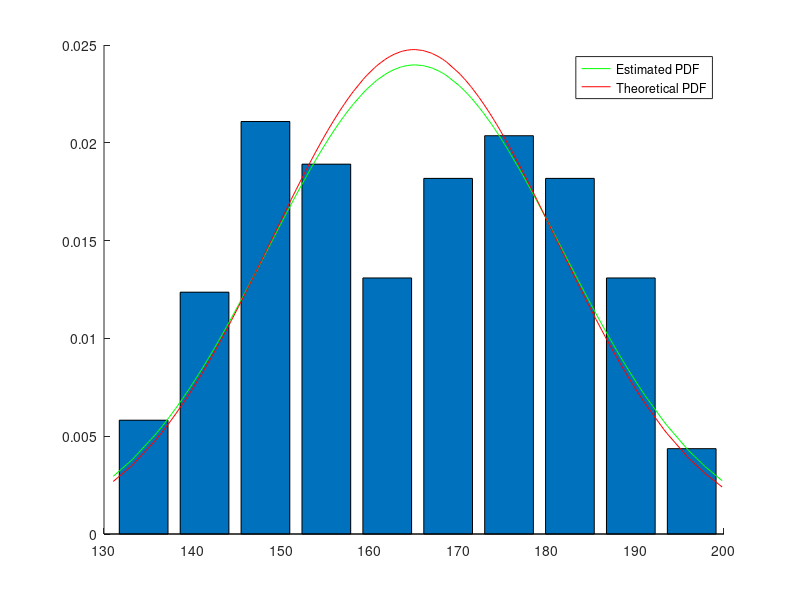

This chart was generated by the following MATLAB code: (Note: this script raises an error after producing the figure.)
clear;
close all;

N = 200; % divisible by 2

mu1 = 152;
sig1 = 9;
mu2 = 178;
sig2 = 10;

girls = mu1 + sig1 .* randn(N/2, 1);
boys = mu2 + sig2 .*randn(N/2, 1);

orig_data = [boys; girls];
labels = [1 * ones(N/2, 1); 2 * ones(N/2, 1)];

[bins, centers] = hist(orig_data);
bins = bins ./ sum(bins);
d = mean( centers(2:end) - centers(1:end-1) );

binsdensity = bins ./ d;
[all, ind] = sort(orig_data);
%1]
figure;
hold on;
bar(centers, binsdensity);
pdf = normpdf(all, mean(all), std(all));
% f = p_1 * x1 + p_2 * x2;
% var = E<x^2> - (E<x>)^2;
% E<x_i^2> = var_i + (E<x_i>)^2
% var = p_1 * var_1 + p_2 * var2 + p_1 * mu1^2 + p_2 * mu2^2 -( p_1 *
% mu1)^2 - (p_2 * mu2^2)
gvar = 0.5* sig1^2 + 0.5 * sig2^2 + 0.5*mu1^2 + 0.5*mu2^2 - (0.5*mu1 + 0.5*mu2)^2;
gstd = sqrt(gvar);

pdf2 = normpdf(all, 0.5 * (mu1 + mu2), gstd);
estpdf = plot(all, pdf, 'g');
thpdf = plot(all, pdf2, 'r');
legend([estpdf, thpdf],'Estimated PDF', 'Theoretical PDF');

%%
%2]
[emean, estd, epg] = EM(all, 2);
figure;
hold on;
bar(centers, binsdensity);
eg1 = normpdf(all, emean(1), estd(1));
eg2 = normpdf(all, emean(2), estd(2));

tg1 = normpdf(all, mu1, sig1);
tg2 = normpdf(all, mu2, sig2);

plot(all, epg(1).*eg1 + epg(2).*eg2, 'g');
plot(all, 0.5 .* tg1 + 0.5 .* tg2, 'r');
%2b]
figure;
hold on;
bar(centers, binsdensity);
plot(all, epg(1).*eg1, 'g');
plot(all, epg(2).*eg2, 'g');
plot(all, 0.5 .* tg1, 'r');
plot(all, 0.5 .* tg2, 'r');

%2ca]
percentage = [0.1, 0.2, 0.5];
for i = 1:3    
    
    stratified = 0;
    
    if ~stratified
        p = randperm(N);
        permuted = orig_data(p, :);
        plabels = labels(p);
        
        train_dataN = floor(percentage(i) * N);
        train_data = permuted(1:train_dataN, :);
        train_labels = plabels(1:train_dataN, :);

        test_data = permuted(train_dataN+1:end, :);
        test_labels = plabels(train_dataN+1:end, :);
    else
        p1 = randperm(N/2);
        permutedboys = boys(p1, :);
        permutedgirls = girls(p1, :);
        
        pboyslabels = ones(N/2, 1);
        pgirlslabels = 2 * ones(N/2, 1);
        
        train_dataN = floor(percentage(i) * N/2);
        train_data = [permutedboys(1:train_dataN, :); permutedgirls(1:train_dataN)];
        train_labels = [pboyslabels(1:train_dataN, :); pgirlslabels( 1:train_dataN, :)];
        test_data = [permutedboys(train_dataN+1:end, :); permutedgirls(train_dataN+1:end)];
        test_labels = [pboyslabels(train_dataN+1:end, :); pgirlslabels(train_dataN+1:end, :)];
    end
   
    nmu1 = mean(train_data(train_labels == 1));
    nmu2 = mean(train_data(train_labels == 2));
    nstd1 = std(train_data(train_labels == 1));
    nstd2 = std(train_data(train_labels == 2));
    
    estpdf1 = normpdf(all, nmu1, nstd1);
    estpdf2 = normpdf(all, nmu2, nstd2);
    
    estclassifier = zeros(size(test_data, 1), 1);
    testpdf1 = normpdf(test_data, nmu1, nstd1);
    testpdf2 = normpdf(test_data, nmu2, nstd2);
    estclassifier(testpdf1 > testpdf2) = 1;
    estclassifier(testpdf1 < testpdf2) = 2;
    %%
    emdata = [train_data; test_data];
    emlabels = [train_labels; test_labels == Inf];
    [nemmean, nemstd, nempg] = EM(emdata, 2, emlabels);
    
    nempdf1 = normpdf(all, nemmean(1), nemstd(1));
    nempdf2 = normpdf(all, nemmean(2), nemstd(2));
    
    emclassifier = zeros(size(test_data, 1), 1);
    testpdf1 = normpdf(test_data, nemmean(1), nemstd(1));
    testpdf2 = normpdf(test_data, nemmean(2), nemstd(2));
    emclassifier(testpdf1 > testpdf2) = 1;
    emclassifier(testpdf1 < testpdf2) = 2;
    %%
    %preplot 1
    figure;
    hold on;
    title(sprintf('Estimated train %.1f percentage data set', percentage(i)));
    bar(centers, binsdensity);
    plot(all, epg(1).*eg1, 'g');
    plot(all, epg(2).*eg2, 'g');
    plot(all, 0.5 .* tg1, 'r');
    plot(all, 0.5 .* tg2, 'r');
    %%
    %Estimated
    plot(all, 0.5 * estpdf1, 'y');
    plot(all, 0.5 * estpdf2, 'y');
    %%
    %EM
    plot(all, 0.5 * nempdf1, 'b');
    plot(all, 0.5 * nempdf2, 'b');
    
    %%
    %preplot2
    figure;
    hold on;
    title(sprintf('Estimated train %.1f percentage data set', percentage(i)));
    bar(centers, binsdensity);
    plot(all, epg(1).*eg1 + epg(2).*eg2, 'g');
    plot(all, 0.5 .* tg1 + 0.5 .* tg2, 'r');
    %%
    %Estimated
    plot(all, 0.5 * estpdf1 + 0.5 * estpdf2, 'y');
    %%
    %EM
    plot(all, 0.5 * nempdf1 + 0.5 * nempdf2, 'b');
    %%
    estacc = sum(estclassifier == test_labels) / size(test_labels, 1);
    fprintf('%1.3f - dataset Estimated GMM classifier accuracy %0.3f \n', percentage(i), estacc);
    emacc = sum(emclassifier == test_labels) / size(test_labels, 1);
    fprintf('%1.3f - dataset EM GMM classifier accuracy %0.3f \n', percentage(i), emacc);
end